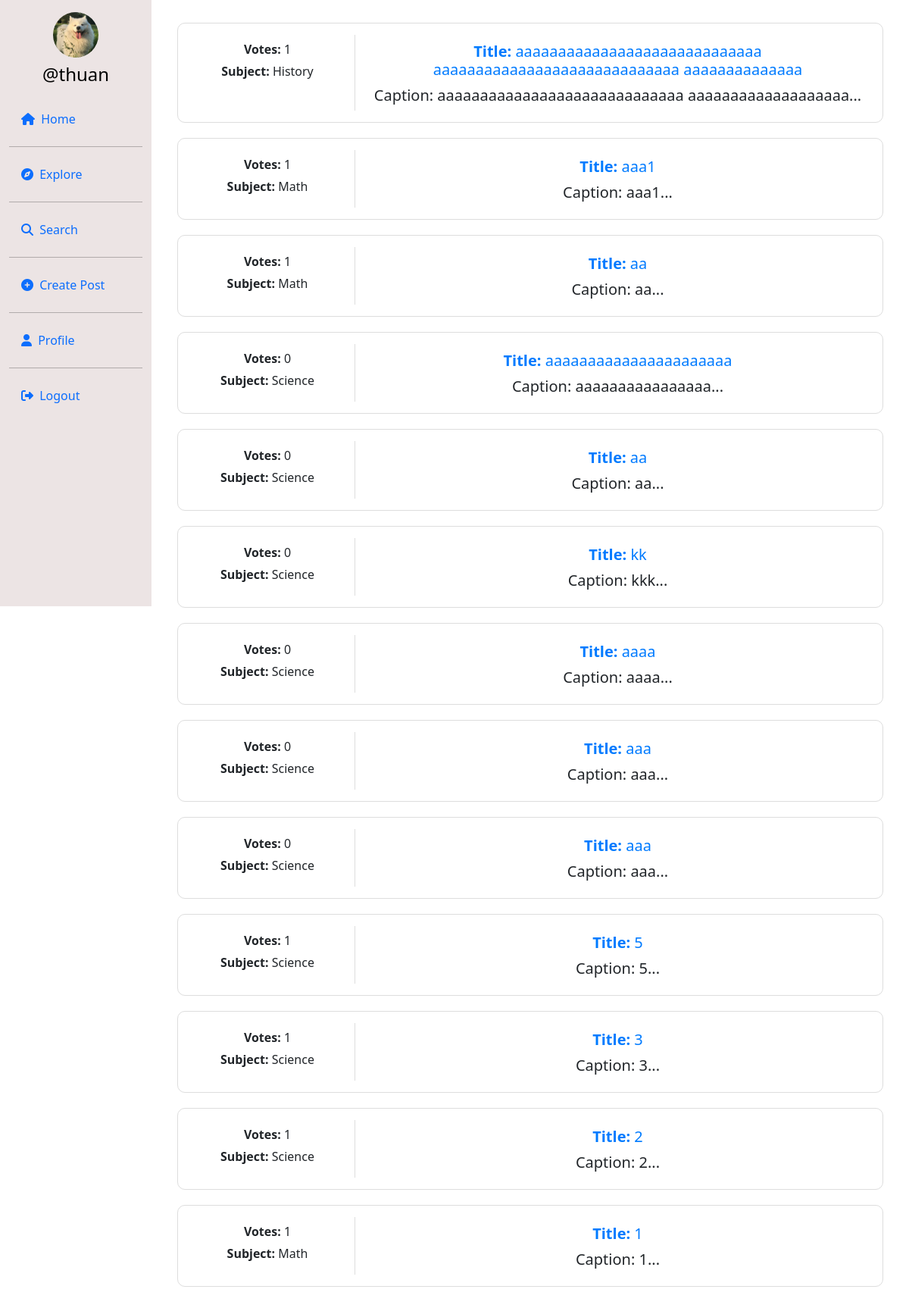
The page /explore (signed in) on the database as committed earlier.
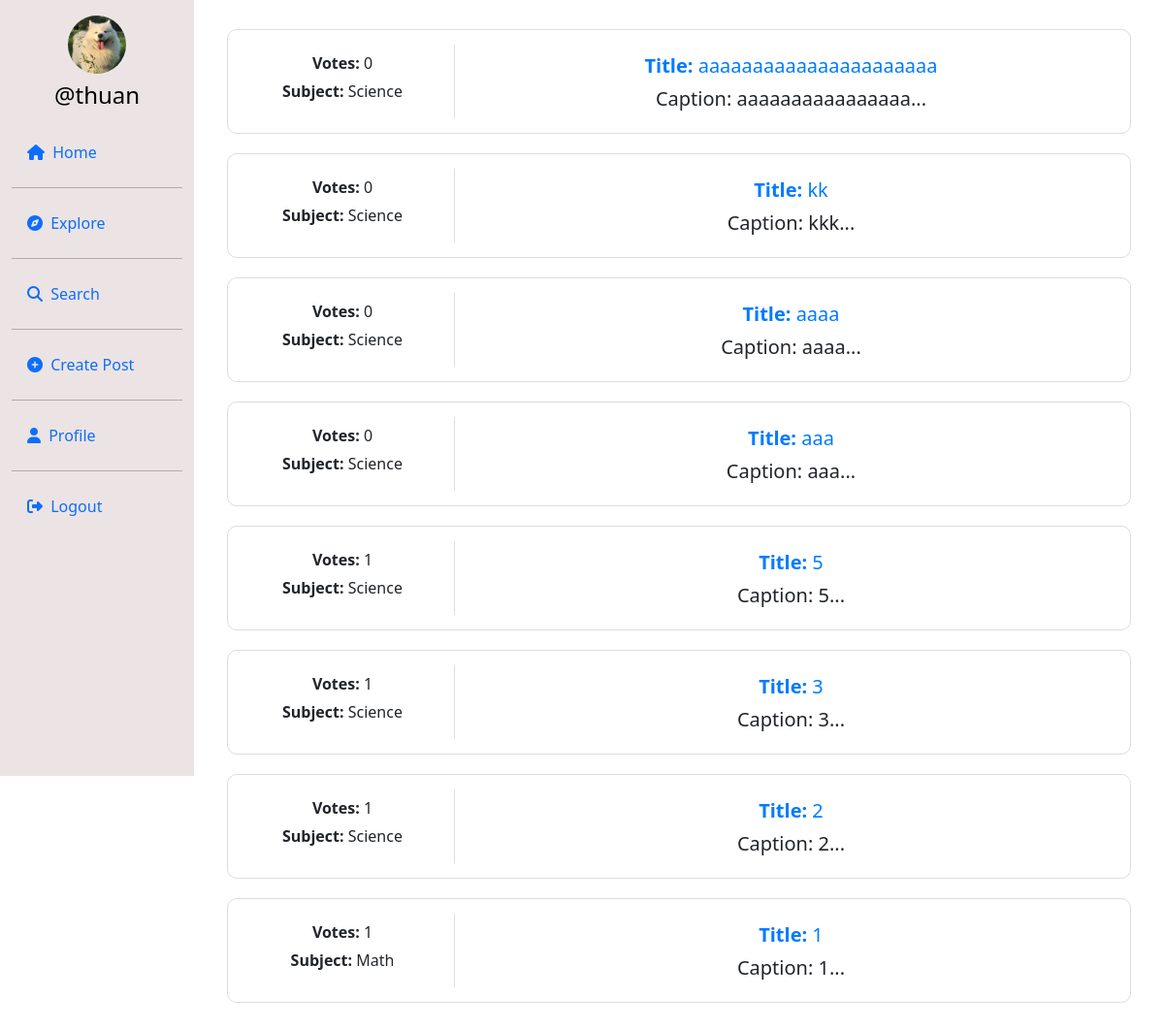
The same page on the database as committed later.
### userauth/models.py (models this page shows, shortened)
class Post(models.Model):
    id = models.UUIDField(primary_key=True, default=uuid.uuid4)
    user = models.CharField(max_length=100)
    title = models.TextField(null=True, blank=True)
    file = models.FileField(upload_to='uploads/', null=True, blank=True)  # Sử dụng FileField cho tất cả loại file
    caption = models.TextField()
    subject = models.CharField(max_length=50, default="Math")
    created_at = models.DateTimeField(default=datetime.now)
    no_of_likes = models.IntegerField(default=0)

### userauth/views.py (the view)
# urls.py: path('explore',views.explore),
def explore(request):
    post = Post.objects.all().order_by('-created_at')
    profile = Profile.objects.get(user=request.user)
    context = {
        'post': post,
        'profile': profile
    }
    return render(request, 'explore.html', context)

### templates/explore.html (shortened to what the changed rows need)
{% load static %}
<!DOCTYPE html>
<html lang="en">
<head>
    <link rel="stylesheet" href="https://maxcdn.bootstrapcdn.com/bootstrap/4.5.2/css/bootstrap.min.css">
    <link href="https://cdn.jsdelivr.net/npm/bootstrap@5.0.2/dist/css/bootstrap.min.css" rel="stylesheet"
>
    <link rel="stylesheet" href="{% static 'css/app.css' %}">
</head>
<body>
<div class="container-fluid">
    <div class="row">
        <main role="main" class="col-md-9 ml-sm-auto col-lg-10 px-md-4">
            <div class="container text-center" style="padding: 10px; margin-top:20px;">
                <div class="row">
                    {% for pos in post %}
                        <div class="col-12" style="margin-bottom:20px;">
                            <div class="card" style="padding: 15px; border: 1px solid #ddd; border-radius: 10px;">
                                <div class="row">
                                    <div class="col-md-3" style="border-right: 1px solid #ddd;">
                                        <h6 style="margin-top: 10px;">
                                            <strong>Votes:</strong> {{ pos.no_of_likes }}
                                        </h6>
                                        <h6 style="margin-top: 10px;">
                                            <strong>Subject:</strong> {{ pos.subject }}
                                        </h6>
                                    </div>
                                    <div class="col-md-9">
                                        <h5 style="margin-top: 10px;">
                                            <a href="{% url 'postdetail' pos.id %}"
                                               style="text-decoration:none; color:#007bff;">
                                                <strong>Title:</strong> {{ pos.title }}
                                            </a>
                                        </h5>
                                        <h5 style="margin-top: 10px;">
                                            Caption: {{ pos.caption|slice:":50" }}...
                                        </h5>
                                    </div>
                                </div>
                            </div>
                        </div>
                    {% endfor %}
                </div>
            </div>
        </main>
    </div>
</div>
</body>
</html>

Rows that differ between the two databases and show on the page:
removed Post: no_of_likes "1", subject "History", title "aaaaaaaaaaaaaaaaaaaaaaaaaaaaa aaaaaaaaaaaaaaaaaaaaaaaaaaaaa aaaaaaaaaaaaaa", caption "aaaaaaaaaaaaaaaaaaaaaaaaaaaaa aaaaaaaaaaaaaaaaaaa"
removed Post: no_of_likes "1", subject "Math", title "aaa1", caption "aaa1"
removed Post: no_of_likes "1", subject "Math", title "aa", caption "aa"
removed Post: no_of_likes "0", subject "Science", title "aa", caption "aa"
removed Post: no_of_likes "0", subject "Science", title "aaa", caption "aaa"
